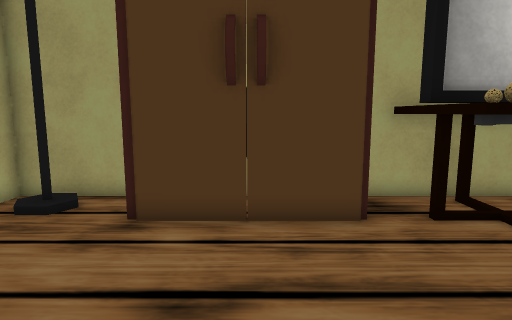
view 1 (above)

18 first-person views from a walk through a Unity game level. The camera is 1.3 m above the floor, tilts 8° down and sees 75° across. The floor is counted in squares, 0.5 m on a side. Each view is taken from the middle of a square. On the plan, view 1 faces up. The plan holds only what a view shows up to about 20 squares ahead; the rest is blank. The place goes on beyond the plan. The player character is not drawn. Some surface patterns are stand-ins.

view 2
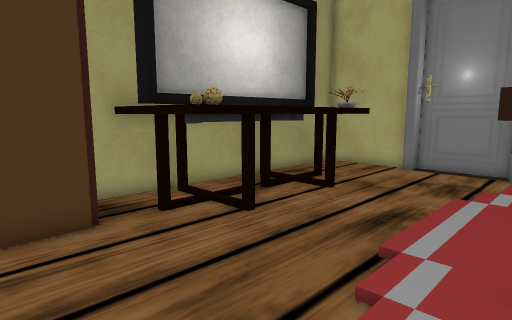

view 3
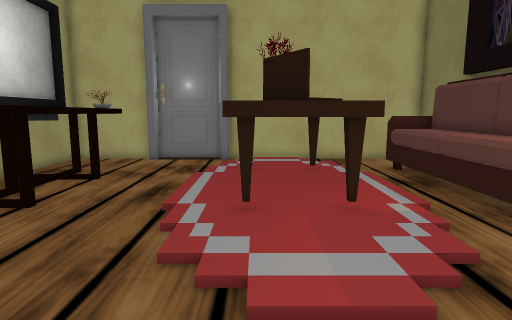

view 4
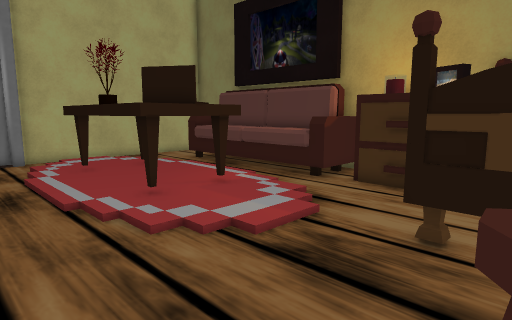

view 5
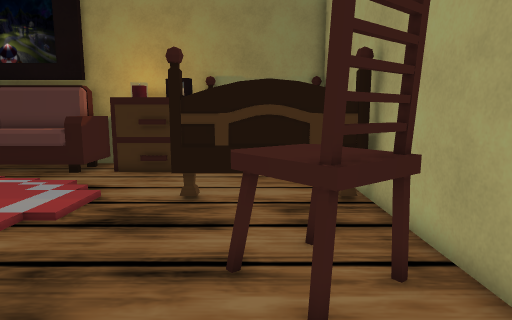

view 6
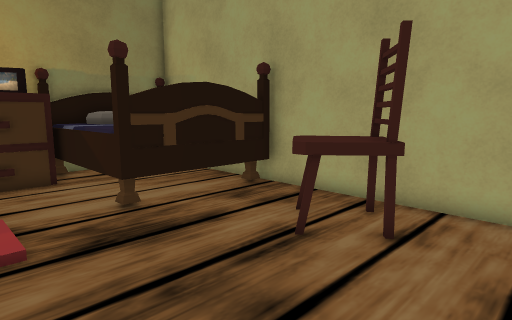

view 7
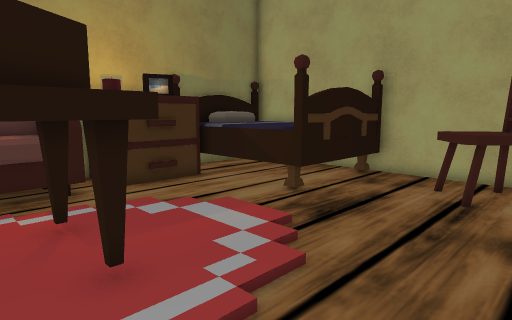

view 8
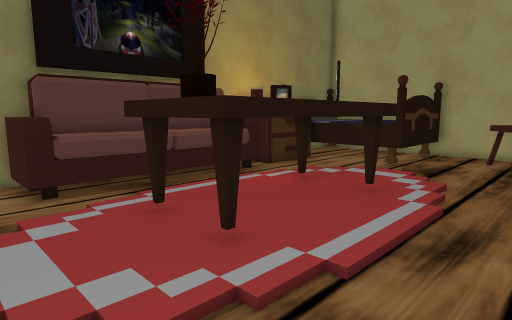

view 9
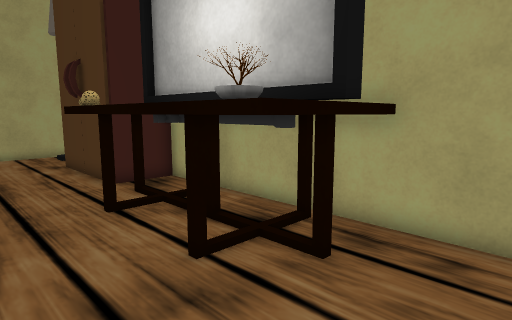

view 10
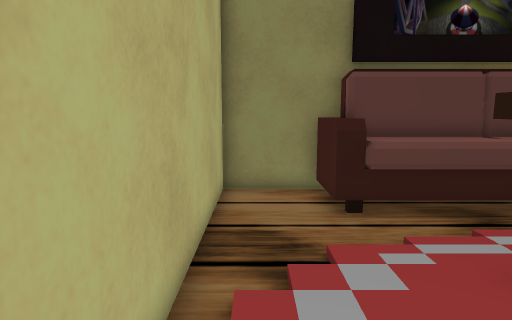

view 11
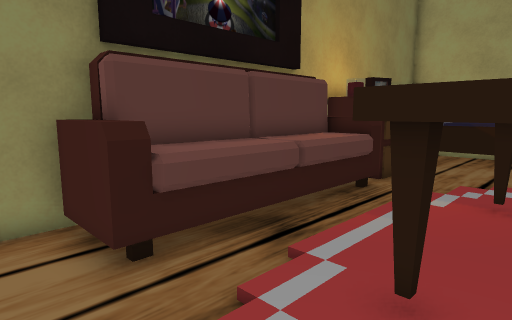

view 12
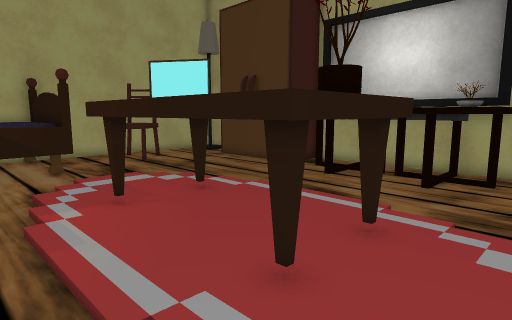

view 13
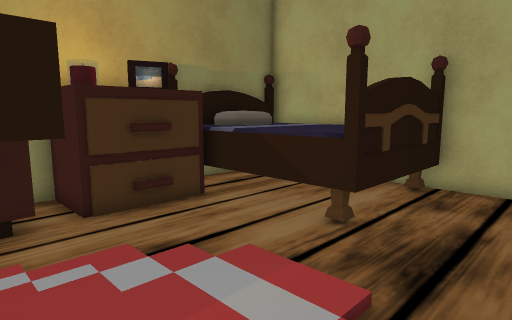

view 14
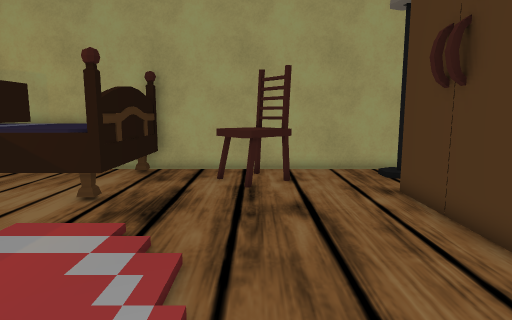

view 15
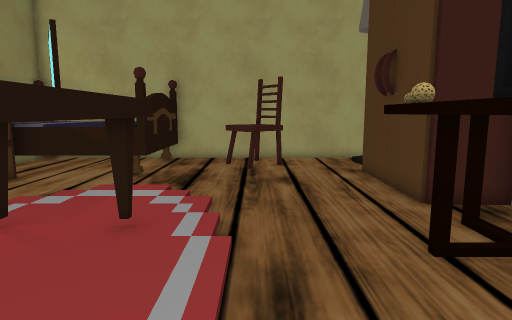

view 16
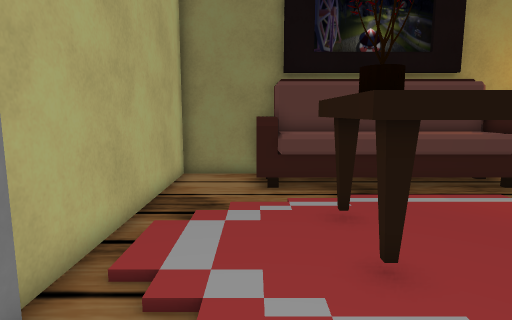

view 17
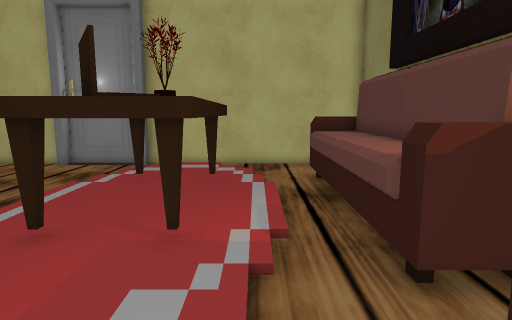

view 18
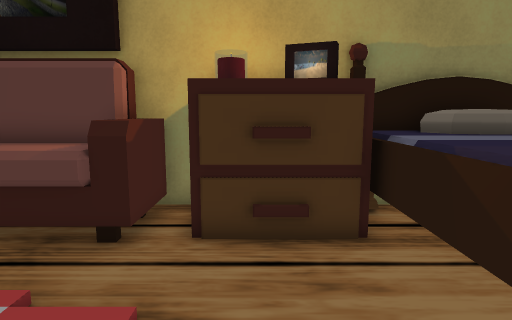

### Floor plan
Key: @ floor where view 1 was taken; # wall or solid block; . floor; O other object.
Columns run from 8 left of view 1 to 16 right of it. Each row starts with its distance up from view 1.
 10  ####   #  #OOOOOOOOO####
  9  #O..   #  # OOOOOOOO...#
  8  #...#######OOOOOOOOO...#
  7  #..........  O   OO ...#
  6  #..........O OO OOOO...#
  5  #......................#
  4  #OOO...................#
  3  #OOO...................#
  2  #OOO..........    .....#
  1  #.........  OOOOOOO  ..#
  0 # ......@..  OO    OO  .#
 -1 # OOOOO...   OO    OO  .#
 -2 #OOOOOO....  O     OO  .#
 -3 #O OOOO....  OOOOOOOO ..#
 -4 # OOOOO........     ....#
 -5 # OOOOO.................#
 -6 #OOOOOO.....OOOOOOOOOO..#
 -7 #OOOOOOOOOOOOOOOOOOOOO..#
 -8 #O OOOOOOOOOOOOOOOOOOO..#
 -9 #OOOOOO  OO#O       OO###

Positions as (right, up) in squares from view 1, and headings:
1: (0, 0), facing up
2: (0, 0), facing up-right
3: (-3, 0), facing right
4: (-4, 5), facing down-right
5: (-4, 8), facing down
6: (2, 7), facing down-left
7: (7, 5), facing down-left
8: (15, 5), facing down-left
9: (15, 3), facing up-left
10: (15, 2), facing down
11: (15, -1), facing down-left
12: (14, -6), facing up-left
13: (5, 2), facing down-left
14: (8, 3), facing left
15: (12, 3), facing left
16: (13, 5), facing down
17: (-1, -4), facing right
18: (1, 0), facing down
